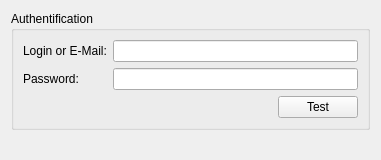
<?xml version="1.0" encoding="UTF-8"?>
<ui version="4.0">
 <class>YouTubeSettings</class>
 <widget class="QWidget" name="YouTubeSettings">
  <property name="geometry">
   <rect>
    <x>0</x>
    <y>0</y>
    <width>381</width>
    <height>160</height>
   </rect>
  </property>
  <property name="windowTitle">
   <string>Video Recording</string>
  </property>
  <layout class="QVBoxLayout" name="verticalLayout">
   <item>
    <widget class="QGroupBox" name="authGroupBox">
     <property name="title">
      <string>Authentification</string>
     </property>
     <layout class="QVBoxLayout" name="verticalLayout_2">
      <item>
       <layout class="QFormLayout" name="formLayout">
        <item row="1" column="1">
         <widget class="QLineEdit" name="loginLineEdit"/>
        </item>
        <item row="2" column="1">
         <widget class="QLineEdit" name="passwordLineEdit">
          <property name="echoMode">
           <enum>QLineEdit::Password</enum>
          </property>
         </widget>
        </item>
        <item row="1" column="0">
         <widget class="QLabel" name="loginLabel">
          <property name="text">
           <string>Login or E-Mail:</string>
          </property>
          <property name="buddy">
           <cstring>loginLineEdit</cstring>
          </property>
         </widget>
        </item>
        <item row="2" column="0">
         <widget class="QLabel" name="passwordLabel">
          <property name="text">
           <string>Password:</string>
          </property>
          <property name="buddy">
           <cstring>passwordLineEdit</cstring>
          </property>
         </widget>
        </item>
       </layout>
      </item>
      <item>
       <layout class="QHBoxLayout" name="horizontalLayout">
        <item>
         <widget class="QLabel" name="authResultLabel">
          <property name="text">
           <string/>
          </property>
         </widget>
        </item>
        <item>
         <spacer name="horizontalSpacer">
          <property name="orientation">
           <enum>Qt::Horizontal</enum>
          </property>
          <property name="sizeHint" stdset="0">
           <size>
            <width>40</width>
            <height>20</height>
           </size>
          </property>
         </spacer>
        </item>
        <item>
         <widget class="QPushButton" name="tryAuthButton">
          <property name="text">
           <string>Test</string>
          </property>
         </widget>
        </item>
       </layout>
      </item>
     </layout>
    </widget>
   </item>
   <item>
    <spacer name="verticalSpacer">
     <property name="orientation">
      <enum>Qt::Vertical</enum>
     </property>
     <property name="sizeHint" stdset="0">
      <size>
       <width>20</width>
       <height>40</height>
      </size>
     </property>
    </spacer>
   </item>
  </layout>
 </widget>
 <resources/>
 <connections/>
</ui>
